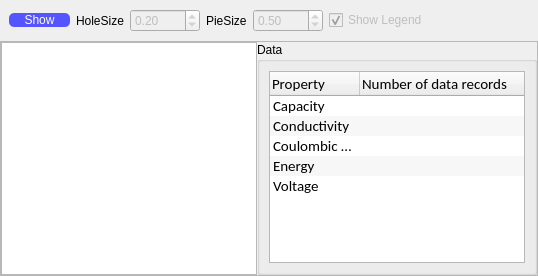
          <widget class="QWidget" name="tab_6">
           <attribute name="icon">
            <iconset resource="QtApp/res.qrc">
             <normaloff>:/icons/images/pie.svg</normaloff>:/icons/images/pie.svg</iconset>
           </attribute>
           <attribute name="title">
            <string>PieChart</string>
           </attribute>
           <layout class="QGridLayout" name="gridLayout_6">
            <property name="leftMargin">
             <number>0</number>
            </property>
            <property name="topMargin">
             <number>0</number>
            </property>
            <property name="rightMargin">
             <number>0</number>
            </property>
            <property name="bottomMargin">
             <number>0</number>
            </property>
            <item row="0" column="0">
             <widget class="QWidget" name="widget_3" native="true">
              <layout class="QVBoxLayout" name="verticalLayout_13">
               <property name="spacing">
                <number>0</number>
               </property>
               <property name="leftMargin">
                <number>0</number>
               </property>
               <property name="topMargin">
                <number>0</number>
               </property>
               <property name="rightMargin">
                <number>0</number>
               </property>
               <property name="bottomMargin">
                <number>0</number>
               </property>
               <item>
                <widget class="QFrame" name="frame_6">
                 <property name="enabled">
                  <bool>true</bool>
                 </property>
                 <property name="frameShape">
                  <enum>QFrame::NoFrame</enum>
                 </property>
                 <property name="frameShadow">
                  <enum>QFrame::Raised</enum>
                 </property>
                 <layout class="QHBoxLayout" name="horizontalLayout_8">
                  <item>
                   <widget class="QPushButton" name="btnDrawPieChart">
                    <property name="enabled">
                     <bool>false</bool>
                    </property>
                    <property name="minimumSize">
                     <size>
                      <width>61</width>
                      <height>0</height>
                     </size>
                    </property>
                    <property name="styleSheet">
                     <string notr="true">background-color: rgb(85, 85, 255);
color: rgb(255, 255, 255);
border-radius:5px;
border-style:solid;
selection-background-color: rgb(240, 240, 240);</string>
                    </property>
                    <property name="text">
                     <string>Show</string>
                    </property>
                   </widget>
                  </item>
                  <item>
                   <widget class="QLabel" name="label_13">
                    <property name="enabled">
                     <bool>true</bool>
                    </property>
                    <property name="text">
                     <string>HoleSize</string>
                    </property>
                   </widget>
                  </item>
                  <item>
                   <widget class="QDoubleSpinBox" name="spinHoleSize">
                    <property name="enabled">
                     <bool>false</bool>
                    </property>
                    <property name="minimumSize">
                     <size>
                      <width>70</width>
                      <height>0</height>
                     </size>
                    </property>
                    <property name="decimals">
                     <number>2</number>
                    </property>
                    <property name="maximum">
                     <double>1.000000000000000</double>
                    </property>
                    <property name="singleStep">
                     <double>0.100000000000000</double>
                    </property>
                    <property name="value">
                     <double>0.200000000000000</double>
                    </property>
                   </widget>
                  </item>
                  <item>
                   <widget class="QLabel" name="label_15">
                    <property name="text">
                     <string>PieSize</string>
                    </property>
                   </widget>
                  </item>
                  <item>
                   <widget class="QDoubleSpinBox" name="spinPieSize">
                    <property name="enabled">
                     <bool>false</bool>
                    </property>
                    <property name="minimumSize">
                     <size>
                      <width>70</width>
                      <height>0</height>
                     </size>
                    </property>
                    <property name="maximum">
                     <double>1.000000000000000</double>
                    </property>
                    <property name="singleStep">
                     <double>0.100000000000000</double>
                    </property>
                    <property name="value">
                     <double>0.500000000000000</double>
                    </property>
                   </widget>
                  </item>
                  <item>
                   <widget class="QCheckBox" name="chkBox_PieLegend">
                    <property name="enabled">
                     <bool>false</bool>
                    </property>
                    <property name="text">
                     <string>Show Legend</string>
                    </property>
                    <property name="checked">
                     <bool>true</bool>
                    </property>
                   </widget>
                  </item>
                  <item>
                   <spacer name="horizontalSpacer_11">
                    <property name="orientation">
                     <enum>Qt::Horizontal</enum>
                    </property>
                    <property name="sizeHint" stdset="0">
                     <size>
                      <width>40</width>
                      <height>20</height>
                     </size>
                    </property>
                   </spacer>
                  </item>
                 </layout>
                </widget>
               </item>
               <item>
                <widget class="QFrame" name="frame_7">
                 <property name="frameShape">
                  <enum>QFrame::StyledPanel</enum>
                 </property>
                 <property name="frameShadow">
                  <enum>QFrame::Raised</enum>
                 </property>
                 <layout class="QHBoxLayout" name="horizontalLayout_12">
                  <property name="spacing">
                   <number>0</number>
                  </property>
                  <property name="leftMargin">
                   <number>0</number>
                  </property>
                  <property name="topMargin">
                   <number>0</number>
                  </property>
                  <property name="rightMargin">
                   <number>0</number>
                  </property>
                  <property name="bottomMargin">
                   <number>0</number>
                  </property>
                  <item>
                   <widget class="QmyChartView" name="chartViewPie"/>
                  </item>
                  <item>
                   <widget class="QSplitter" name="splitter_4">
                    <property name="orientation">
                     <enum>Qt::Vertical</enum>
                    </property>
                    <widget class="QGroupBox" name="groupBox_8">
                     <property name="title">
                      <string>Data</string>
                     </property>
                     <layout class="QFormLayout" name="formLayout">
                      <item row="0" column="0">
                       <widget class="QTreeWidget" name="treeWidget_2">
                        <property name="maximumSize">
                         <size>
                          <width>16777215</width>
                          <height>300</height>
                         </size>
                        </property>
                        <property name="font">
                         <font>
                          <family>Calibri</family>
                          <pointsize>11</pointsize>
                          <weight>50</weight>
                          <italic>false</italic>
                          <bold>false</bold>
                         </font>
                        </property>
                        <property name="editTriggers">
                         <set>QAbstractItemView::NoEditTriggers</set>
                        </property>
                        <property name="alternatingRowColors">
                         <bool>true</bool>
                        </property>
                        <property name="indentation">
                         <number>0</number>
                        </property>
                        <attribute name="headerDefaultSectionSize">
                         <number>90</number>
                        </attribute>
                        <column>
                         <property name="text">
                          <string>Property</string>
                         </property>
                        </column>
                        <column>
                         <property name="text">
                          <string>Number of data records</string>
                         </property>
                        </column>
                        <item>
                         <property name="text">
                          <string>Capacity</string>
                         </property>
                         <property name="text">
                          <string/>
                         </property>
                        </item>
                        <item>
                         <property name="text">
                          <string>Conductivity</string>
                         </property>
                         <property name="text">
                          <string/>
                         </property>
                        </item>
                        <item>
                         <property name="text">
                          <string>Coulombic Efficiency</string>
                         </property>
                         <property name="textAlignment">
                          <set>AlignCenter</set>
                         </property>
                         <property name="text">
                          <string/>
                         </property>
                        </item>
                        <item>
                         <property name="text">
                          <string>Energy</string>
                         </property>
                         <property name="text">
                          <string/>
                         </property>
                         <property name="textAlignment">
                          <set>AlignLeading|AlignVCenter</set>
                         </property>
                        </item>
                        <item>
                         <property name="text">
                          <string>Voltage</string>
                         </property>
                         <property name="text">
                          <string/>
                         </property>
                        </item>
                       </widget>
                      </item>
                     </layout>
                    </widget>
                   </widget>
                  </item>
                 </layout>
                </widget>
               </item>
              </layout>
             </widget>
            </item>
           </layout>
          </widget>
